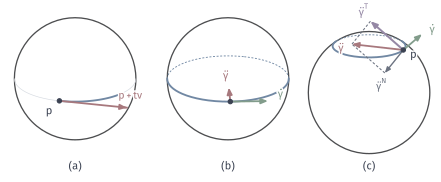

Generate this figure with Python:
"""Why the straight line leaves the sphere; ambient acceleration on the equator and on the latitude through p=(0,3/5,4/5)."""
from pathlib import Path
import sys
ROOT = next(p for p in Path(__file__).resolve().parents if (p/"build.sh").is_file() and (p/"tex/book.tex").is_file())
sys.path.insert(0, str(ROOT/"figures/04-spaces-measures-and-geometry/04-manifolds/matplotlib/mfd-common"))
from mfd3d import *

W, H = 112, 46
fig, ax = canvas(W, H)
U = 15.5
# (a) straight line leaves the sphere
pa = Placed(View(15, 22), 19, 26, U)
sphere_disc(ax, pa, fill='white')
sphere_curve(ax, pa, parallel(0.0), GRID, lw=.5, hidden=False, zorder=2)
p = np.array([1.0, 0, 0]); v = np.array([0, 1.0, 0])
L = np.array([p+t*v for t in np.linspace(0, 1.15, 40)])
ax.plot(*pa(L).T, color=RED, lw=1.3, zorder=4)
arrow(ax, pa(L[-2]), pa(L[-1]), color=RED, lw=1.3, scale=7)
T = np.linspace(0, 1.15, 60)
ax.plot(*pa(np.c_[np.cos(T), np.sin(T), 0*T]).T, color=BLUE, lw=1.35, zorder=3)
dot(ax, pa(p), INK); label(ax, pa(p)+[-2.6, -2.6], '$p$', halo=True)
label(ax, pa(L[-1])+[1.0, 3.0], '$p+tv$', 7.5, RED, halo=True)
panel_tag(ax, 19, 3, '(a)')
# (b) equator
pb = Placed(View(15, 22), 58, 26, U)
sphere_disc(ax, pb, fill='white')
sphere_curve(ax, pb, parallel(0.0), BLUE, lw=1.35, hidden=True)
Q = np.array([np.cos(.3), np.sin(.3), 0])
vel = np.array([-np.sin(.3), np.cos(.3), 0])
arrow(ax, pb(Q), pb(Q+.62*vel), color=GREEN, lw=1.3, scale=7)
arrow(ax, pb(Q), pb(Q-.62*Q), color=RED, lw=1.3, scale=7)
dot(ax, pb(Q), INK)
label(ax, pb(Q+.62*vel)+[3.2, 1.8], r'$\dot\gamma$', color=GREEN, halo=True)
label(ax, pb(Q-.62*Q)+[-.8, 3.0], r'$\ddot\gamma$', color=RED, halo=True)
panel_tag(ax, 58, 3, '(b)')
# (c) latitude through p, unit-phi parametrisation
pc = Placed(View(20, 18), 94, 22.5, U)
sphere_disc(ax, pc, fill='white')
c0, s0 = .8, .6
pp = np.array([0, s0, c0])
sphere_curve(ax, pc, parallel(np.arcsin(c0)), BLUE, lw=1.35, hidden=True)
vel = np.array([-s0, 0, 0]); acc = np.array([0, -s0, 0])
an = np.dot(acc, pp)*pp; at = acc-an
k = 1.5
arrow(ax, pc(pp), pc(pp+k*vel), color=GREEN, lw=1.3, scale=7)
arrow(ax, pc(pp), pc(pp+k*acc), color=RED, lw=1.3, scale=7)
arrow(ax, pc(pp), pc(pp+k*at), color=PURPLE, lw=1.45, scale=7)
ax.plot(*np.array([pc(pp+k*at), pc(pp+k*acc)]).T, color=MUTED, lw=.75, ls=(0, (2.5, 1.8)), zorder=5)
ax.plot(*np.array([pc(pp+k*an), pc(pp+k*acc)]).T, color=MUTED, lw=.75, ls=(0, (2.5, 1.8)), zorder=5)
arrow(ax, pc(pp), pc(pp+k*an), color=MUTED, lw=1.0, scale=6)
dot(ax, pc(pp), INK)
label(ax, pc(pp)+[2.6, -1.2], '$p$', halo=True)
label(ax, pc(pp+k*vel)+[2.6, 1.2], r'$\dot\gamma$', color=GREEN, halo=True)
label(ax, pc(pp+k*acc)+[-2.8, -1.0], r'$\ddot\gamma$', color=RED, halo=True)
label(ax, pc(pp+k*at)+[-1.6, 2.6], r'$\ddot\gamma^{\mathrm{T}}$', color=PURPLE, halo=True)
label(ax, pc(pp+k*an)+[-.8, -3.0], r'$\ddot\gamma^{\mathrm{N}}$', 7.5, MUTED, halo=True)
panel_tag(ax, 94, 3, '(c)')
save(fig, Path(__file__).resolve().parent, 'figure', {'formula': 'latitude theta0, cos=4/5: acc=-(3/5)e, normal part -(9/25)p, tangent part (12/25) toward north'})
